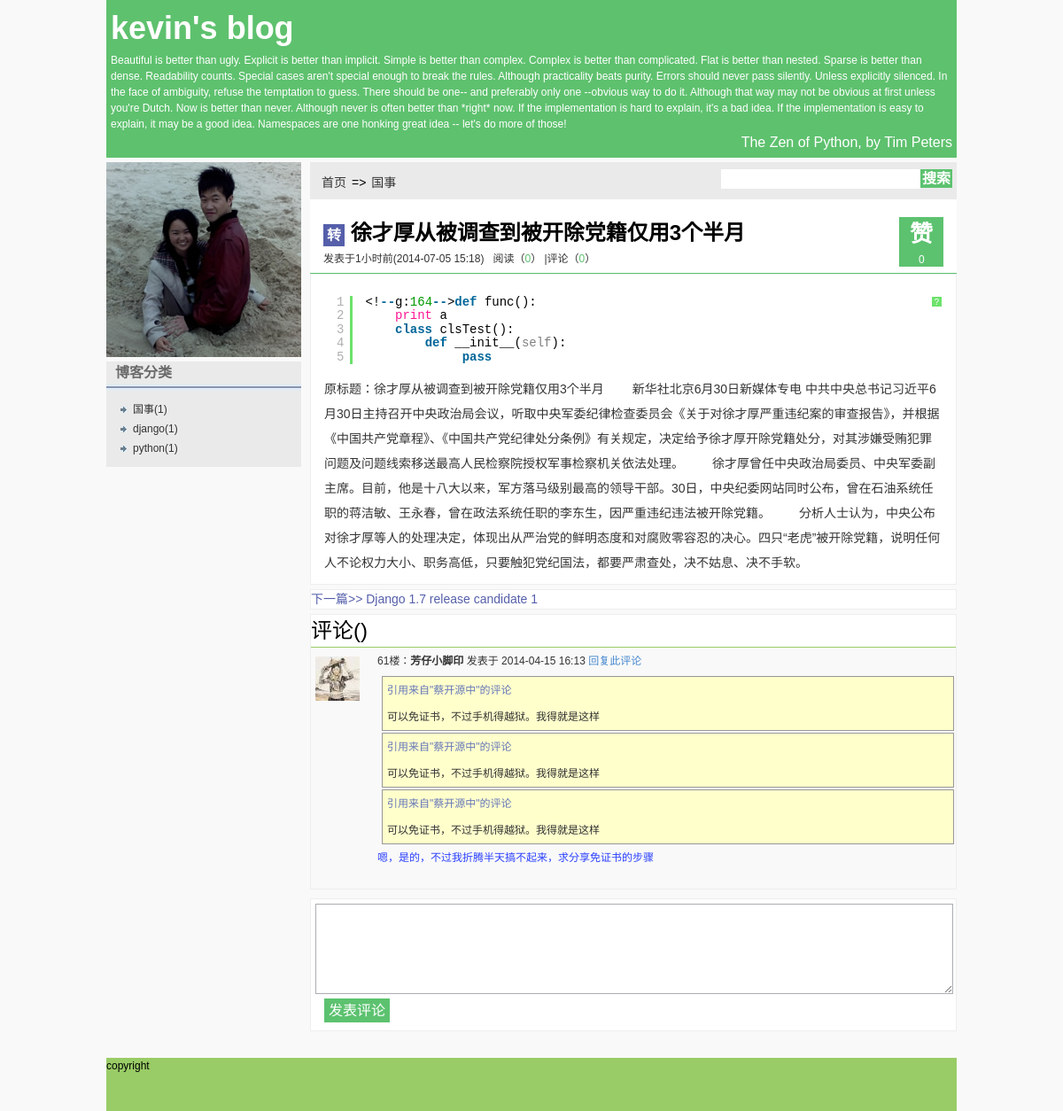
Page /blog/art/1/ on the committed database.
### blog/models.py (models this page shows, shortened)
class Category(models.Model):
    name = models.CharField("分类", max_length=64)

class Article(models.Model):
    title = models.CharField("标题", max_length=128)
    category = models.ForeignKey(Category,verbose_name="分类")
    tags = models.ManyToManyField(Tag, verbose_name="标签", blank=True)
    content = models.TextField("内容")
    create_date = models.DateTimeField("创建日期",auto_now_add=True)
    pub_date = models.DateTimeField("发布日期",auto_now=True)
    is_from = models.CharField("来自", max_length=1, default='Y', choices=(('Y','yuanchuang'),('Z','zhuanzai')))
    view_count = models.IntegerField("访问量统计", default=0)
    vote_count = models.IntegerField("支持量统计", default=0)
    comment_count = property(lambda self: self.comment_set.count())
    is_yuan = property(lambda self: self.is_from == u'Y')
    is_zhuan = property(lambda self: self.is_from == u'Z')
    def pub_date_delta():
        doc = "The pub_date_delta property."
        def fget(self):
            today = datetime.datetime.today()
            if today.year - self.pub_date.year > 0:
                self._delta = "%d年前" % (today.year - self.pub_date.year)
            elif today.month - self.pub_date.month > 0:
                self._delta = "%d个月前" % (today.month - self.pub_date.month)
            elif today.day - self.pub_date.day > 0:
                self._delta = "%d天前" % (today.day - self.pub_date.day)
            elif today.hour - self.pub_date.hour > 0:
                self._delta = "%d小时前" % (today.hour - self.pub_date.hour)
            elif today.minute - self.pub_date.minute > 0:
                self._delta = "%d分钟前" % (today.minute - self.pub_date.minute)
            else:
                self._delta = ""
            return self._delta
        def fset(self, value):
            self._delta = value
        def fdel(self):
            del self._delta
        return locals()
    pub_date_delta = property(**pub_date_delta())

### blog/views.py (the view)
# urls.py: url(r'art/(?P<id>\d{1,5})/$', 'article',name="article_by_id"),
def article(request,id='0'):
    blog = Blog()
    try:
        article = Article.objects.get(id=id)
        blog.catNav = article.category
    except Article.DoesNotExist, e:
        raise Http404
    try:
        preArticle = Article.objects.get(id=str((int(id))-1));
    except Article.DoesNotExist, e:
        pass
    try:
        nextArticle = Article.objects.get(id=str((int(id))+1))
    except Article.DoesNotExist, e:
        pass
    return render_to_response('article.html', locals())

### blog/templates/article.html (shortened to what this page needs)
{% extends "layout.html" %}
{% block content %}
      <div class="article_main">
        <div class="article_title">
          <div class="zan_article">
            <p class="zan_p1">赞</p>
            <p class="zan_p2">{{ article.vote_count }}</p>
          </div>
          <p class="tp1"> {% if article.is_yuan %} <span class="yuan">原</span> {% else %}{% if article.is_zhuan %} <span class="zhuan">转</span> {% endif %}{% endif %}<span class="atitle">{{ article.title }}</span> </p>
          <p class="tp2">发表于{{ article.pub_date_delta}}({{ article.pub_date|date:"Y-m-d H:i" }})&nbsp;&nbsp;&nbsp;阅读（<span>{{ article.view_count }}</span>）&nbsp;|评论（<span>{{ article.comment_count }}</span>）</p>
        </div>
        <div class="article_content"> {{ article.content|safe }} </div>
        <div class="article_nav">
           {% if nextArticle %}
          <p id="next_article"><a href="{% url 'article_by_id' nextArticle.id %}">下一篇&gt;&gt; {{ nextArticle.title }}</a></p>
          {% endif %}
        </div>
        <div class="article_comment">
          <p id="comment_p1">评论({{ article.commentCount }})</p>
          {% ifequal article.commentCount 0 %}
          <p id="comment_p2">尚无网友评论</p>
          {% else %}
          <div class="comment_item"> <img src="static/images/220193_50.jpg" height="50" width="50"/>
            <div class="comment_item_con">
              <p class="comment_title">61楼：<span>芳仔小脚印</span> 发表于 2014-04-15 16:13 <a href="#">回复此评论</a></p>
              <div class="comment_reference">
              <span class="reference_sp1">引用来自"蔡开源中"的评论</span><span class="reference_sp2">可以免证书，不过手机得越狱。我得就是这样</span>
              </div>
              <div class="comment_reference">
              <span class="reference_sp1">引用来自"蔡开源中"的评论</span><span class="reference_sp2">可以免证书，不过手机得越狱。我得就是这样</span>
              </div>
              <div class="comment_reference">
              <span class="reference_sp1">引用来自"蔡开源中"的评论</span><span class="reference_sp2">可以免证书，不过手机得越狱。我得就是这样</span>
              </div>
              <p class="comment_real">嗯，是的，不过我折腾半天搞不起来，求分享免证书的步骤</p>
            </div>
          </div>
          {% endifequal %}
        </div>
        <div class="article_comment_form">
	        <div class="input_omment">
          <textarea></textarea>
          <p> <a href="{{ article.submitComment.href }}">发表评论</a> </p>
          </div>
        </div>
      </div>
{% endblock %}

### blog/templates/layout.html (shortened to what this page needs)
<!DOCTYPE html PUBLIC "-//W3C//DTD XHTML 1.0 Transitional//EN" "http://www.w3.org/TR/xhtml1/DTD/xhtml1-transitional.dtd">
<html xmlns="http://www.w3.org/1999/xhtml">
<head>
{% load static %}
<link href="{% get_static_prefix %}css/layout.css" rel="stylesheet" type="text/css" />
<link type="text/css" rel="stylesheet" href="{% get_static_prefix %}syntaxhighlighter/styles/shCore.css"></link>
<link type="text/css" rel="stylesheet" href="{% get_static_prefix %}syntaxhighlighter/styles/shCoreDefault.css"></link>
</head>
<body>
<div id="container">
  <div id="header">
    <p class="one">{{ blog.name }}</p>
    {% if blog.zen %}
    <p class="three">{{ blog.zen.content }}</p>
    {% if blog.zen.author %}
    <p class="two">{{ blog.zen.author }}</p>
    {% endif %}
    {% endif %}
  </div>
  <div id="mainContent">
    <div id="sidebar">
      <div id="owner">
        <div id="icon">
          <a href="{% url 'about_me' %}">
          <img src="{% get_static_prefix %}images/IMG_Ali_01447.jpg" alt="头像" name="" width="220" height="220" />
        </a>
        </div>
      </div>
      {% if blog.categories %}
      <div id="categories"><span class="sidetitle">博客分类</span>
        <div class="sep"></div>
		    <ul id="ulpic">
        {% for cat in blog.categories %}
          {% if cat.article_set.count > 0 %}
          <li><a href="{% url 'articles_by_cat' cat.id %}">{{ cat.name }}({{cat.article_set.count}})</a></li>
          {% endif %}
		    {% endfor %}
        </ul>
      </div>
      {% endif %}
    </div>
    <div id="content">
      <div id="top_div">
        <ul>
          <li><a href="{% url 'home' %}">首页</a></li>
        {% if blog.catNav %}
          <li>=></li>
          <li><a href="{% url 'articles_by_cat' blog.catNav.id %}">{{ blog.catNav.name }}</a></li>
		    {% endif %}
        </ul>
        <form class="search">
        <input id="search" size="30"/><a href="/search" >搜索</a>
        </form>
      </div>
      {% block content %}
        {% endblock %}
      </div>
    </div>
    <div id="footer">copyright</div>
  </div>
</body>
</html>

### blog/static/css/layout.css (style rules this page uses)
body { font-size:14px; margin:0; line-height:150%; background-color: #F9F9F9; }
body, h1, h2, h3, h4, h5, h6, hr, p, blockquote, dl, dt, dd, ul, ol, li, pre, form, fieldset, legend, button, input, textarea, th, td, img { border:medium none; margin: 0; padding: 0; }
body, button, input, select, textarea { font: 12px/1.5 tahoma, helvetica, sans-serif; }
ul, ol { list-style: none; }
a { text-decoration: none; color:#333; }
img { border:0px; }
#container { margin:0 auto; width:80%; }
#header { background-color: #5EC16E; margin-bottom: 5px; padding: 5px; color:#FFFFFF; }
#mainContent { margin-bottom:5px; margin:0 auto; }
#sidebar #categories #ulpic { list-style-type: circle; list-style-image: url(../images/arary_r2_c2.jpg); line-height: 22px; padding-top: 10px; padding-right: 0px; padding-bottom: 10px; padding-left: 30px; margin-top: 0px; margin-right: 0px; margin-bottom: 0px; }
#sidebar .sidetitle { font-size: 16px; line-height: 25px; font-weight: bold; color: #6A6A6A; margin: 10px; }
#sidebar { margin: 0px; padding: 0px; overflow: auto; zoom:1; width:220px; float: left; }
#content { margin-left:230px !important; margin-left:207px; }
#sidebar #owner { margin-right: auto; margin-left: auto; margin-top: 0px; margin-bottom: 5px; }
#owner #icon { height: 220px; background-color: #5CC26F; margin-bottom: 5px; }
#icon a { display: block; }
#sidebar .sep { background-image: url(../images/00000001_r2_c2.jpg); background-repeat: repeat-x; height: 8px; }
#footer { height:60px; background:#9c6; }
#sidebar #categories { margin-bottom: 5px; background-color: #EAEAEA; }
#content #top_div { height: 42px; line-height: 38px; background-color: #EAEAEA; font-size: 14px; }
#top_div ul { list-style: none; margin: 0px; padding: 0px 0px 0px 10px; }
#top_div ul li { float:left; padding: 0px 3px; height: 26px; line-height: 46px; }
#container #header .one { font-size: 36px; font-weight: bold; }
#container #header .two { font-size: 16px; text-align: right; }
.search { float: right; }
.search a { font-size: 16px; background-color: #5CC26F; vertical-align:middle; padding: 2px; margin-top: auto; margin-right: 5px; margin-bottom: auto; margin-left: auto; color:#FFFFFF; font-weight:bold; }
.search #search { margin:auto; height: 22px; vertical-align:middle; }
.zan_article { background-color: #5CC26F; height: 56px; width: 50px; float: right; }
.article_main .article_title { padding:20px 15px 7px 15px; background-color: #FFF; }
.article_title .tp1 { font-size: 24px; font-weight: bold; margin-bottom: 2px; }
.article_comment { background-color: #FFF; border: 1px solid #EEE; margin-top: auto; margin-right: auto; margin-bottom: 10px; margin-left: auto; }
.comment_item { padding-bottom: 20px; background-color: #F9F9F9; line-height: 30px; }
.article_comment_form { background-color: #FFF; border: 1px solid #EEE; margin-bottom: 30px; padding-bottom:5px; }
.article_comment_form p a { background-color: #5CC26F; color: #FFF; padding: 5px; font-size: 16px; margin-left:10px; }
.article_comment_form textarea { width: 100%; height: 100px; margin-bottom: 7px; border: 1px solid #ABADB3; }
#comment_p1 { font-size: 24px; }
.article_title .tp2 { font-size: 12px; color:#333; }
.article_content { color: #333; padding:10px 15px 10px 15px; margin:auto auto 5px auto; font-size: 14px; word-spacing: normal; letter-spacing: normal; line-height: 28px; background-color: #FFF; border: 1px solid #EEEEEE; }
.article_nav { background-color: #FFF; border: 1px solid #EEE; margin:auto auto 5px auto; }
.zan_article .zan_p1 { font-size: 26px; margin-left: 12px; color: #FFFFFF; font-weight: bold; }
.zhuan { font-size: 16px; color: #FFF; background-color: #555FAA; padding: 4px; }
.tp1 .atitle { padding-top: 3px; }
.article_title .tp2 span { color: #5EC16E; }
.zan_article .zan_p2 { color: #FFF; margin-left: 22px; }
.article_nav a { color: #555FAA; font-size: 14px; }
.comment_item img { margin-right: 20px; float: left; margin-left: 5px; margin-top: 10px; }
.comment_title a { color: #4587CF; }
.input_omment { padding: 5px; }
.comment_title span { font-weight: bold; }
.comment_reference { margin-left: 10px; background-color: #FFC; color: #333; border:1px solid #999999; padding-left: 5px; margin-top: 2px; margin-right: 2px; }
.reference_sp2 { display: block; }
.reference_sp1 { display: block; color:#6677B9 }
.comment_real { color: #2A3FFF; margin-left: 5px; }
.comment_title { color: #333; }
.comment_item_con { margin-left: 70px; }

### rows in the picture
Category: name "国事", article_set.count "1", catNav.name "国事"
Category: name "django", article_set.count "1"
Category: name "python", article_set.count "1"
Article: vote_count "0", title "徐才厚从被调查到被开除党籍仅用3个半月", pub_date_delta "1小时前", pub_date "2014-07-05 15:18", view_count "0", comment_count "0", content "原标题：徐才厚从被调查到被开除党籍仅用3个半月 新华社北京6月30日新媒体专电 中共中央总书记习近平6月30日主持召开中央政治局会议，听取中央军委纪律检查委员会《关于对徐才厚严重违纪案的审查报告》，并根据《中国共产党章程》、《中国共产党纪律处分条例》有关规定，决定给予徐才厚开除党籍处分，对其涉嫌受贿犯罪问题及问题线索移送最高人民检察院授权军事检察机关依法处理。 徐才厚曾任中央政治局委员、中央军委副主席。目前，他是十八大以来，军方落马级别最高的领导干部。30日，中央纪委网站同时公布，曾在石油系统任职的蒋洁敏、王永春，曾在政法系统任职的李东生，因严重违纪违法被开除党籍。 分析人士认为，中央公布对徐才厚等人的处理决定，体现出从严治党的鲜明态度和对腐败零容忍的决心。四只“老虎”被开除党籍，说明任何人不论权力大小、职务高低，只要触犯党纪国法，都要严肃查处，决不姑息、决不手软。"
Article: title "Django 1.7 release candidate 1"

### other values in the picture
{{ blog.name }} "kevin's blog"
{{ blog.zen.author }} "The Zen of Python, by Tim Peters"
